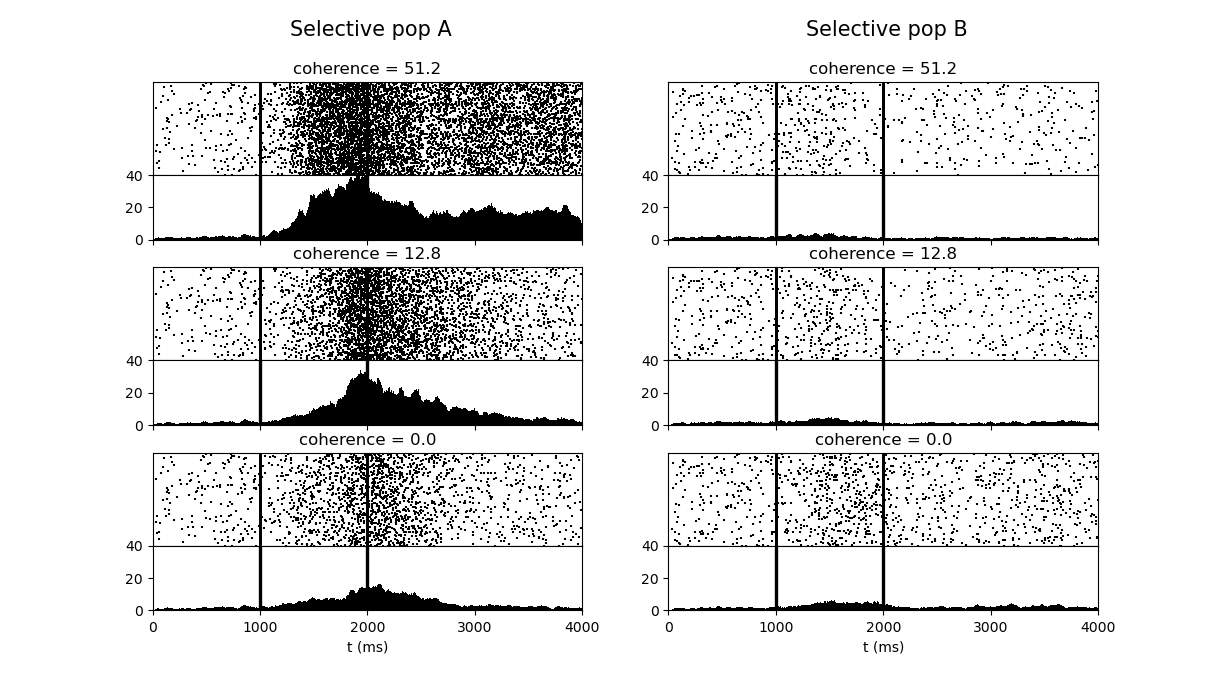

The Python source for this figure:
import matplotlib.pyplot as plt
import nest
import numpy as np
from matplotlib.gridspec import GridSpec

# Use approximate model, can be replaced by "iaf_bw_2001_exact"
model = "iaf_bw_2001_exact"

dt = 0.1

# number of neurons in each population
NE = 1600
NI = 400


def run_sim(coherence, seed=123):
    nest.ResetKernel()
    nest.local_num_threads = 20
    nest.set(resolution=dt, print_time=True, rng_seed=seed)
    ##################################################
    # Set parameter values, taken from [1]_.
    sim_time = 4000.0
    # sim_time = 40.0
    # conductances excitatory population
    # fmt: off
    g_AMPA_ex = 0.05                 # recurrent AMPA conductance
    g_AMPA_ext_ex = 2.1              # external AMPA conductance
    g_NMDA_ex = 0.165                # recurrent GABA conductance
    g_GABA_ex = 1.3                  # recurrent GABA conductance

    # conductances inhibitory population
    g_AMPA_in = 0.04                 # recurrent AMPA conductance
    g_AMPA_ext_in = 1.62             # external AMPA conductance
    g_NMDA_in = 0.13                 # recurrent GABA conductance
    g_GABA_in = 1.0                  # recurrent GABA conductance

    # neuron parameters
    epop_params = {
        "tau_GABA": 5.0,             # GABA decay time constant
        "tau_AMPA": 2.0,             # AMPA decay time constant
        "tau_decay_NMDA": 100.0,     # NMDA decay time constant
        "tau_rise_NMDA": 2.0,        # NMDA rise time constant
        "alpha": 0.5,                # NMDA parameter
        "conc_Mg2": 1.0,             # Magnesium concentration
        "g_L": 25.0,                 # leak conductance
        "E_L": -70.0,                # leak reversal potential
        "E_ex": 0.0,                 # excitatory reversal potential
        "E_in": -70.0,               # inhibitory reversal potential
        "V_reset": -55.0,            # reset potential
        "V_th": -50.0,               # threshold
        "C_m": 500.0,                # membrane capacitance
        "t_ref": 2.0,                # refreactory period
    }

    ipop_params = {
        "tau_GABA": 5.0,             # GABA decay time constant
        "tau_AMPA": 2.0,             # AMPA decay time constant
        "tau_decay_NMDA": 100.0,     # NMDA decay time constant
        "tau_rise_NMDA": 2.0,        # NMDA rise time constant
        "alpha": 0.5,                # NMDA parameter
        "conc_Mg2": 1.0,             # Magnesium concentration
        "g_L": 20.0,                 # leak conductance
        "E_L": -70.0,                # leak reversal potential
        "E_ex": 0.0,                 # excitatory reversal potential
        "E_in": -70.0,               # inhibitory reversal potential
        "V_reset": -55.0,            # reset potential
        "V_th": -50.0,               # threshold
        "C_m": 200.0,                # membrane capacitance
        "t_ref": 1.0,                # refreactory period
    }
    # fmt: on

    # Signals to the two different excitatory sub-populations
    # the signal is given by a time-inhomogeneous Poisson process,
    # where the expectations are constant over intervals of 50ms,
    # and then change. The values for each interval are normally
    # distributed, with means `mu_a`and `mu_b`, and standard deviation
    # `sigma`.
    signal_start = 1000.0
    signal_duration = 1000.0
    signal_update_interval = 50.0
    f = 0.15  # proportion of neurons receiving signal inputs
    # compute expectations of the time-inhomogeneous Poisson processes
    mu_0 = 40.0  # base rate
    rho_a = mu_0 / 100  # scaling factors coherence
    rho_b = rho_a
    sigma = 4.0  # standard deviation
    mu_a = mu_0 + rho_a * coherence  # expectation for pop A
    mu_b = mu_0 - rho_b * coherence  # expectation for pop B

    # sample values for the Poisson process
    num_updates = int(signal_duration / signal_update_interval)
    update_times = np.arange(0, signal_duration, signal_update_interval)
    update_times[0] = 0.1

    # We could have written the generator expressions passed to `np.fromiter()` below as
    #
    #    ( nest.CreateParameter(...).GetValue() for _ in range(num_updates) )
    #
    # but that would create a new Parameter object for each iteration. We avoid this by
    # wrapping the iterator in an outer loop in which `p` assumes only a single value.
    rates_a = np.fromiter(
        (
            p.GetValue()
            for _ in range(num_updates)
            for p in [nest.CreateParameter("normal", {"mean": mu_a, "std": sigma})]
        ),
        float,
    )
    rates_b = np.fromiter(
        (
            p.GetValue()
            for _ in range(num_updates)
            for p in [nest.CreateParameter("normal", {"mean": mu_b, "std": sigma})]
        ),
        float,
    )

    # synaptic weights
    w_plus = 1.7  # strong connections in selective populations
    w_minus = 1 - f * (w_plus - 1) / (
        1 - f
    )  # weak connections between selective populations
    # and from nonselective to selective populations

    delay = 0.5

    ##################################################
    # Create neurons and devices

    selective_pop1 = nest.Create(model, int(f * NE), params=epop_params)
    selective_pop2 = nest.Create(model, int(f * NE), params=epop_params)
    nonselective_pop = nest.Create(model, int((1 - 2 * f) * NE), params=epop_params)
    inhibitory_pop = nest.Create(model, NI, params=ipop_params)

    poisson_a = nest.Create(
        "inhomogeneous_poisson_generator",
        params={
            "origin": signal_start - 0.1,
            "start": 0.0,
            "stop": signal_duration,
            "rate_times": update_times,
            "rate_values": rates_a,
        },
    )

    poisson_b = nest.Create(
        "inhomogeneous_poisson_generator",
        params={
            "origin": signal_start - 0.1,
            "start": 0.0,
            "stop": signal_duration,
            "rate_times": update_times,
            "rate_values": rates_b,
        },
    )

    poisson_0 = nest.Create("poisson_generator", params={"rate": 2400.0})

    sr_nonselective = nest.Create("spike_recorder", {"time_in_steps": True})
    sr_selective1 = nest.Create("spike_recorder", {"time_in_steps": True})
    sr_selective2 = nest.Create("spike_recorder", {"time_in_steps": True})
    sr_inhibitory = nest.Create("spike_recorder", {"time_in_steps": True})

    sr_selective1_raster = nest.Create("spike_recorder", 100, {"time_in_steps": True})
    sr_selective2_raster = nest.Create("spike_recorder", 100, {"time_in_steps": True})

    ##################################################
    # Define synapse specifications

    receptor_types = selective_pop1[0].receptor_types

    syn_spec_pot_AMPA = {
        "synapse_model": "static_synapse",
        "weight": w_plus * g_AMPA_ex,
        "delay": delay,
        "receptor_type": receptor_types["AMPA"],
    }
    syn_spec_pot_NMDA = {
        "synapse_model": "static_synapse",
        "weight": w_plus * g_NMDA_ex,
        "delay": delay,
        "receptor_type": receptor_types["NMDA"],
    }

    syn_spec_dep_AMPA = {
        "synapse_model": "static_synapse",
        "weight": w_minus * g_AMPA_ex,
        "delay": delay,
        "receptor_type": receptor_types["AMPA"],
    }

    syn_spec_dep_NMDA = {
        "synapse_model": "static_synapse",
        "weight": w_minus * g_NMDA_ex,
        "delay": delay,
        "receptor_type": receptor_types["NMDA"],
    }

    ie_syn_spec = {
        "synapse_model": "static_synapse",
        "weight": 1.0 * g_GABA_ex,
        "delay": delay,
        "receptor_type": receptor_types["GABA"],
    }

    ii_syn_spec = {
        "synapse_model": "static_synapse",
        "weight": 1.0 * g_GABA_in,
        "delay": delay,
        "receptor_type": receptor_types["GABA"],
    }

    ei_syn_spec_AMPA = {
        "synapse_model": "static_synapse",
        "weight": 1.0 * g_AMPA_in,
        "delay": delay,
        "receptor_type": receptor_types["AMPA"],
    }

    ei_syn_spec_NMDA = {
        "synapse_model": "static_synapse",
        "weight": 1.0 * g_NMDA_in,
        "delay": delay,
        "receptor_type": receptor_types["NMDA"],
    }

    ee_syn_spec_AMPA = {
        "synapse_model": "static_synapse",
        "weight": 1.0 * g_AMPA_ex,
        "delay": delay,
        "receptor_type": receptor_types["AMPA"],
    }

    ee_syn_spec_NMDA = {
        "synapse_model": "static_synapse",
        "weight": 1.0 * g_NMDA_ex,
        "delay": delay,
        "receptor_type": receptor_types["NMDA"],
    }

    exte_syn_spec = {
        "synapse_model": "static_synapse",
        "weight": g_AMPA_ext_ex,
        "delay": 0.1,
        "receptor_type": receptor_types["AMPA"],
    }

    exti_syn_spec = {
        "synapse_model": "static_synapse",
        "weight": g_AMPA_ext_in,
        "delay": 0.1,
        "receptor_type": receptor_types["AMPA"],
    }

    ##################################################
    # Create connections

    # from external
    nest.Connect(
        poisson_0,
        nonselective_pop + selective_pop1 + selective_pop2,
        conn_spec="all_to_all",
        syn_spec=exte_syn_spec,
    )
    nest.Connect(
        poisson_0, inhibitory_pop, conn_spec="all_to_all", syn_spec=exti_syn_spec
    )

    nest.Connect(
        poisson_a, selective_pop1, conn_spec="all_to_all", syn_spec=exte_syn_spec
    )
    nest.Connect(
        poisson_b, selective_pop2, conn_spec="all_to_all", syn_spec=exte_syn_spec
    )

    # from nonselective pop
    nest.Connect(
        nonselective_pop,
        selective_pop1 + selective_pop2,
        conn_spec="all_to_all",
        syn_spec=syn_spec_dep_AMPA,
    )
    nest.Connect(
        nonselective_pop,
        selective_pop1 + selective_pop2,
        conn_spec="all_to_all",
        syn_spec=syn_spec_dep_NMDA,
    )

    nest.Connect(
        nonselective_pop,
        nonselective_pop,
        conn_spec="all_to_all",
        syn_spec=ee_syn_spec_AMPA,
    )
    nest.Connect(
        nonselective_pop,
        nonselective_pop,
        conn_spec="all_to_all",
        syn_spec=ee_syn_spec_NMDA,
    )

    nest.Connect(
        nonselective_pop,
        inhibitory_pop,
        conn_spec="all_to_all",
        syn_spec=ei_syn_spec_AMPA,
    )
    nest.Connect(
        nonselective_pop,
        inhibitory_pop,
        conn_spec="all_to_all",
        syn_spec=ei_syn_spec_NMDA,
    )

    nest.Connect(nonselective_pop, sr_nonselective)

    # from selective pops
    nest.Connect(
        selective_pop1,
        selective_pop1,
        conn_spec="all_to_all",
        syn_spec=syn_spec_pot_AMPA,
    )
    nest.Connect(
        selective_pop1,
        selective_pop1,
        conn_spec="all_to_all",
        syn_spec=syn_spec_pot_NMDA,
    )

    nest.Connect(
        selective_pop2,
        selective_pop2,
        conn_spec="all_to_all",
        syn_spec=syn_spec_pot_AMPA,
    )
    nest.Connect(
        selective_pop2,
        selective_pop2,
        conn_spec="all_to_all",
        syn_spec=syn_spec_pot_NMDA,
    )

    nest.Connect(
        selective_pop1,
        selective_pop2,
        conn_spec="all_to_all",
        syn_spec=syn_spec_dep_AMPA,
    )
    nest.Connect(
        selective_pop1,
        selective_pop2,
        conn_spec="all_to_all",
        syn_spec=syn_spec_dep_NMDA,
    )

    nest.Connect(
        selective_pop2,
        selective_pop1,
        conn_spec="all_to_all",
        syn_spec=syn_spec_dep_AMPA,
    )
    nest.Connect(
        selective_pop2,
        selective_pop1,
        conn_spec="all_to_all",
        syn_spec=syn_spec_dep_NMDA,
    )

    nest.Connect(
        selective_pop1 + selective_pop2,
        nonselective_pop,
        conn_spec="all_to_all",
        syn_spec=ee_syn_spec_AMPA,
    )
    nest.Connect(
        selective_pop1 + selective_pop2,
        nonselective_pop,
        conn_spec="all_to_all",
        syn_spec=ee_syn_spec_NMDA,
    )

    nest.Connect(
        selective_pop1 + selective_pop2,
        inhibitory_pop,
        conn_spec="all_to_all",
        syn_spec=ei_syn_spec_AMPA,
    )
    nest.Connect(
        selective_pop1 + selective_pop2,
        inhibitory_pop,
        conn_spec="all_to_all",
        syn_spec=ei_syn_spec_NMDA,
    )

    nest.Connect(selective_pop1, sr_selective1)
    nest.Connect(selective_pop1[:100], sr_selective1_raster, "one_to_one")
    nest.Connect(selective_pop2, sr_selective2)
    nest.Connect(selective_pop2[:100], sr_selective2_raster, "one_to_one")

    # from inhibitory pop
    nest.Connect(
        inhibitory_pop,
        selective_pop1 + selective_pop2 + nonselective_pop,
        conn_spec="all_to_all",
        syn_spec=ie_syn_spec,
    )
    nest.Connect(
        inhibitory_pop, inhibitory_pop, conn_spec="all_to_all", syn_spec=ii_syn_spec
    )

    nest.Connect(inhibitory_pop, sr_inhibitory)

    ##################################################
    # Run simulation
    nest.Simulate(sim_time)

    ##################################################
    # Collect data from simulation
    spikes_nonselective = sr_nonselective.events["times"]
    spikes_selective1 = sr_selective1.events["times"]
    spikes_selective2 = sr_selective2.events["times"]
    spikes_inhibitory = sr_inhibitory.events["times"]

    spikes_selective1_raster = sr_selective1_raster.get("events", "times")
    spikes_selective2_raster = sr_selective2_raster.get("events", "times")

    return {
        "nonselective": spikes_nonselective,
        "selective1": spikes_selective1,
        "selective2": spikes_selective2,
        "inhibitory": spikes_inhibitory,
        "selective1_raster": spikes_selective1_raster,
        "selective2_raster": spikes_selective2_raster,
    }


coherences = [51.2, 12.8, 0.0]
results = []
for c in coherences:
    results.append(run_sim(c, seed=1234))

# bins for histograms
res = 1.0
bins = np.arange(0, 4001, res) - 0.001
fig, ax = plt.subplots(
    ncols=2,
    nrows=8,
    sharex=True,
    sharey=False,
    height_ratios=[1, 0.7, 0.3, 1, 0.7, 0.3, 1, 0.7],
)

fig.subplots_adjust(hspace=0.0)
ax[0, 0].set_xlim(0, 800)
ax[0, 0].set_xticks([])
phi = np.arctan(1080 / 1920)
sz = (14 * np.cos(phi), 14 * np.sin(phi))
fig.set_size_inches(sz)

# selective populations
num = 0.15 * NE

for j in range(3):
    # compute firing rates as moving averages over 50 ms windows with 5 ms strides
    hist1, _ = np.histogram(
        results[j]["selective1"] * dt, bins=bins
    )  # spikes are recorded in steps, multiply på dt to get time
    hist1 = hist1.reshape((-1, 5)).sum(-1)
    hist2, _ = np.histogram(results[j]["selective2"] * dt, bins=bins)
    hist2 = hist2.reshape((-1, 5)).sum(-1)

    pop1_rate = np.convolve(hist1, np.ones(10) * 0.1, mode="same") / num / 5 * 1000
    pop2_rate = np.convolve(hist2, np.ones(10) * 0.1, mode="same") / num / 5 * 1000

    ax[j * 3 + 1, 0].bar(np.arange(len(pop1_rate)), pop1_rate, width=1.0, color="black")
    ax[j * 3 + 1, 1].bar(np.arange(len(pop2_rate)), pop2_rate, width=1.0, color="black")
    ax[j * 3 + 1, 0].vlines([200, 400], 0, 40, colors="black", linewidths=2.4)
    ax[j * 3 + 1, 1].vlines([200, 400], 0, 40, colors="black", linewidths=2.4)
    ax[j * 3 + 1, 0].set_ylim(0, 40)
    ax[j * 3 + 1, 1].set_ylim(0, 40)
    for k in range(100):
        sp = results[j]["selective1_raster"][k] * dt / 5.0
        ax[j * 3, 0].scatter(sp, np.ones_like(sp) * k, s=1.0, marker="|", c="black")
        ax[j * 3, 0].vlines([200, 400], 0, 100, colors="black", linewidths=1.0)
        ax[j * 3, 0].set_yticks([])
        ax[j * 3, 0].set_ylim(0, 99)
        sp = results[j]["selective2_raster"][k] * dt / 5.0
        ax[j * 3, 1].scatter(sp, np.ones_like(sp) * k, s=1.0, marker="|", c="black")
        ax[j * 3, 1].vlines([200, 400], 0, 100, colors="black", linewidths=1.0)
        ax[j * 3, 1].set_yticks([])
        ax[j * 3, 1].set_ylim(0, 99)
    ax[j * 3, 0].set_title(f"coherence = {coherences[j]}")
    ax[j * 3, 1].set_title(f"coherence = {coherences[j]}")

ax[-1, 0].set_xticks([0, 200, 400, 600, 800])
ax[-1, 0].set_xticklabels(["0", "1000", "2000", "3000", "4000"])
ax[-1, 1].set_xticks([0, 200, 400, 600, 800])
ax[-1, 1].set_xticklabels(["0", "1000", "2000", "3000", "4000"])
ax[-1, 0].set_xlabel("t (ms)")
ax[-1, 1].set_xlabel("t (ms)")
ax[0, 0].text(0.32, 1.5, "Selective pop A", transform=ax[0, 0].transAxes, fontsize=15)
ax[0, 1].text(0.32, 1.5, "Selective pop B", transform=ax[0, 1].transAxes, fontsize=15)
ax[2, 0].axis("off")
ax[2, 1].axis("off")
ax[5, 0].axis("off")
ax[5, 1].axis("off")
plt.savefig("E05_DecisionMakingSRNN.png")
